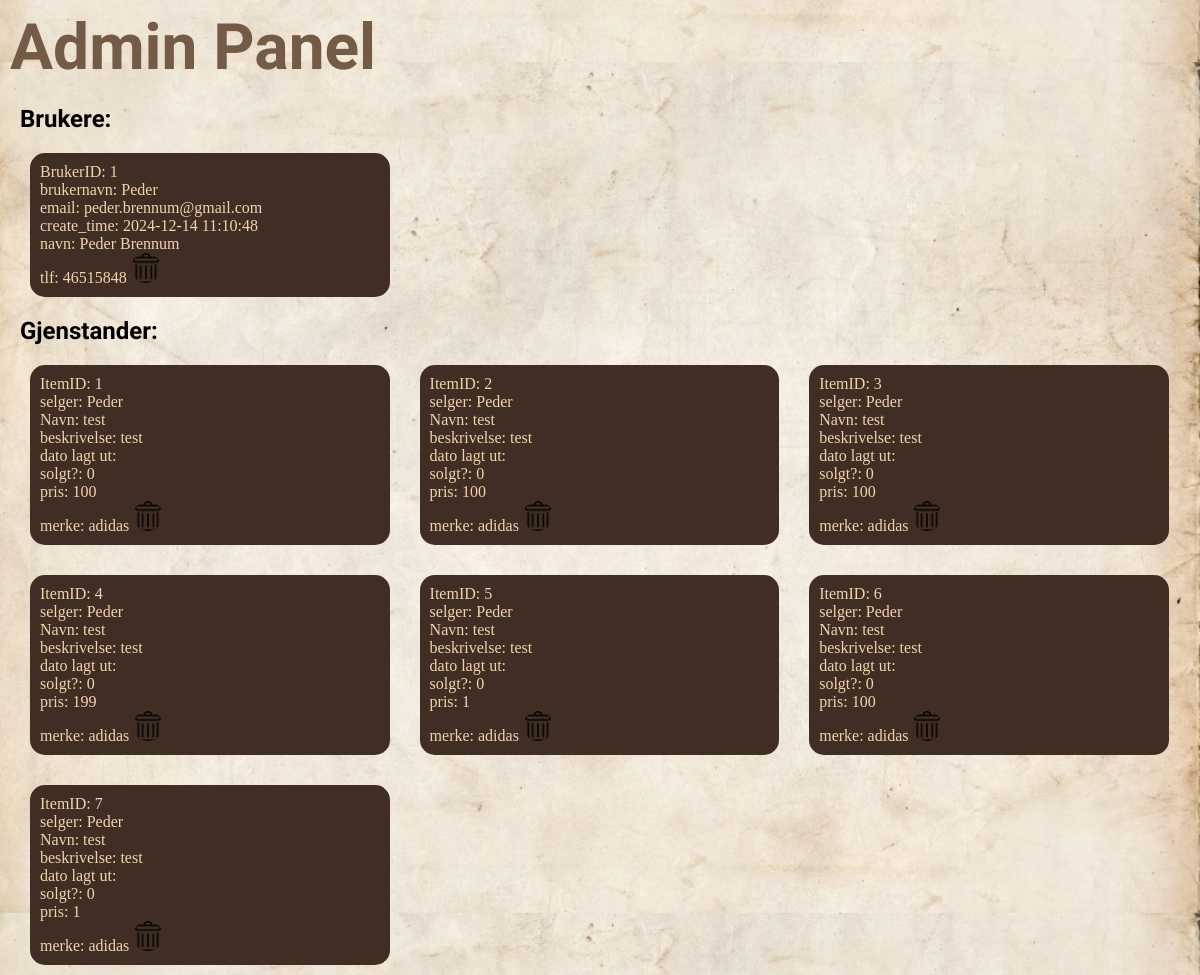
/pages/admin.php (signed in), run on an earlier commit of the app's database.
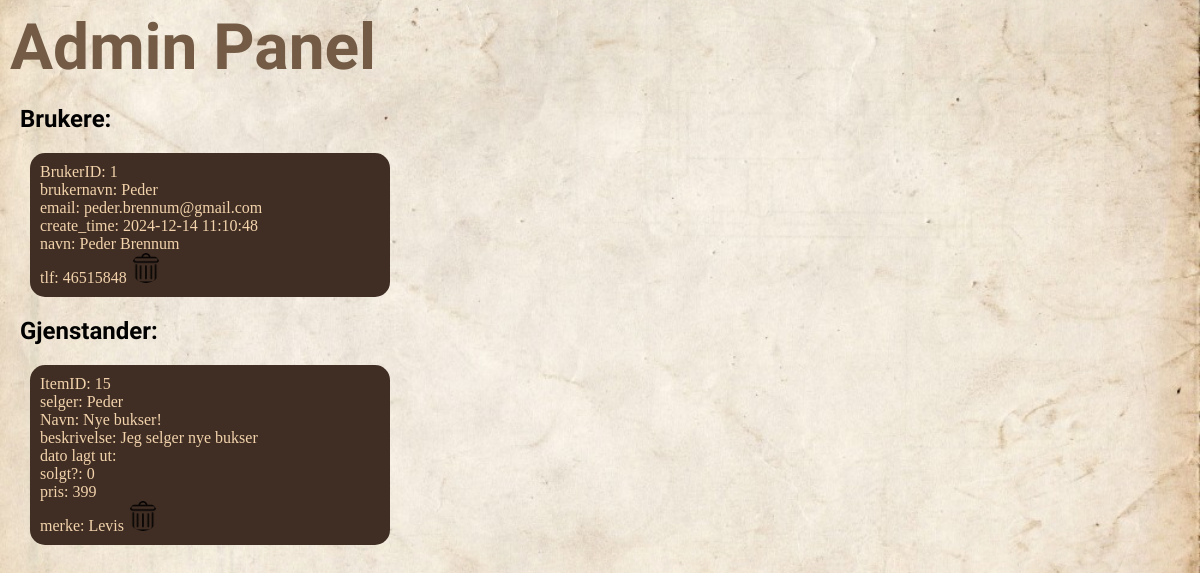
And on a later commit of the database.
### tables this page shows
CREATE TABLE bruker (
    brukerID INTEGER PRIMARY KEY AUTOINCREMENT,
    brukernavn VARCHAR(50) NOT NULL UNIQUE,
    email VARCHAR(100) NOT NULL,
    passord VARCHAR(255) NOT NULL,
    fornavn VARCHAR(50),
    etternavn VARCHAR(50),
    telefonnummer VARCHAR(20),
    create_time TIMESTAMP DEFAULT CURRENT_TIMESTAMP
);

CREATE TABLE item (
    itemID INTEGER PRIMARY KEY AUTOINCREMENT,
    navn_item VARCHAR(100) NOT NULL,
    beskrivelse TEXT,
    size VARCHAR(50),
    selgerID INTEGER,
    solgt BOOLEAN DEFAULT 0,
    pris DECIMAL(10, 2),
    merkeID INTEGER,
    FOREIGN KEY (selgerID) REFERENCES bruker(brukerID),
    FOREIGN KEY (merkeID) REFERENCES merke(merkeID)
);

CREATE TABLE merke (
    merkeID INTEGER PRIMARY KEY AUTOINCREMENT,
    merke_navn VARCHAR(100) NOT NULL,
    merke_info TEXT,
    merke_link VARCHAR(255)
);

### pages/admin.php (the view, shortened to what this page needs)
<?php
if($_SESSION["brukerID"]==1){
    $tilkobling = new SQLite3(__DIR__ . '/../resources/db/fleamrk.db');
    $sql = "SELECT * FROM bruker";
    $datasett = $tilkobling->query($sql);
    $sql2 = "SELECT item.*, merke_navn, brukernavn FROM item, bruker, merke WHERE item.selgerID=bruker.brukerID AND item.merkeID=merke.merkeID;";
    $datasett2 = $tilkobling->query($sql2);
} else {
    header("Location:main.php");
}
?>
<!DOCTYPE html>
<html>
<head>
    <link rel="stylesheet" type="text/css" media="screen" href="../styles/main_style.css" />
</head>
<body>
    <div class="margin">
        <h1>Admin Panel</h1>
    </div>
    <main>
        <article>
            <div id="list_users">
                <h2>Brukere:</h2>
                <?php while ($rad = $datasett->fetchArray(SQLITE3_ASSOC)) { ?>
                <p class="display">
                    BrukerID: <?php echo $rad["brukerID"]; ?>
                    <br>
                    brukernavn: <?php echo $rad["brukernavn"]; ?>
                    <br>
                    email: <?php echo $rad["email"]; ?>
                    <br>
                    create_time: <?php echo $rad["create_time"]; ?>
                    <br>
                    navn: <?php echo $rad["fornavn"] . ' ' .  $rad["etternavn"]; ?>
                    <br>
                    tlf: <?php echo $rad["telefonnummer"]; ?>
                    <a href="?slett_bruker=<?php echo $rad["brukerID"]; ?>">
                        <img src="../styles/website_pictures/delete.png" alt="slett" id="icon-small">
                    </a>
                </p>
                <?php } ?>
            </div>
        </article>
        <article>
            <div id="list_items">
                <h2>Gjenstander:</h2>
                <div class="flex-container">
                    <?php while ($rad = $datasett2->fetchArray(SQLITE3_ASSOC)) { ?>
                    <div class="display">
                        ItemID: <?php echo $rad["itemID"]; ?>
                        <br>
                        selger: <?php echo $rad["brukernavn"]; ?>
                        <br>
                        Navn: <?php echo $rad["navn_item"]; ?>
                        <br>
                        beskrivelse: <?php echo $rad["beskrivelse"]; ?>
                        <br>
                        dato lagt ut: <?php echo $rad["create_time"]; ?>
                        <br>
                        solgt?: <?php echo $rad["solgt"]; ?>
                        <br>
                        pris: <?php echo $rad["pris"]; ?>
                        <br>
                        merke: <?php echo $rad["merke_navn"]; ?>
                        <a href='../includes/slett_gjenstand.php?itemID=<?php echo $rad["itemID"];?>'>
                        <img src="../styles/website_pictures/delete.png" alt="slett" id="icon-small">
                        </a>
                    </div>
                    <?php } ?>
                </div>
            </div>
        </article>
    </main>
</body>
</html>

### styles/main_style.css (style rules this page uses)
* { box-sizing: border-box; margin: 0; padding: 0; transition: all 0.2s ease; }
body { background-image: url("website_pictures/a7b8dff78f8e331d7fd96a360c9f0e63.jpg.png"); background-color: #cccccc; background-size: 100%; background-position: center; background-repeat: repeat; background-size: stretch; height: 100%; }
.margin { margin: 10px; }
main { padding: 0px 20px; }
.display { width: 31%; margin: 10px 10px; padding: 10px; background-color: #402E24; color: #F2D3AC; border-radius: 15px; height: auto; min-width: 300px; }
.display a, .display p { text-decoration: none; background-color: #402E24; color: #F2D3AC; }
.display a img { object-fit: cover; height: 275px; border-radius: 15px; width: 100%; }
h1 { font-family: 'Great Vibes', cursive; color: #735B46; font-size: 4rem; }
h2 { font-size: 1.5rem; font-family: 'Shippori Mincho', serif; padding: 10px 0px; }
p { font-size: 1rem; color: #262626; }
.flex-container { display: flex; flex-wrap: wrap; gap: 10px; }

### pages/admin.php (style rules this page uses)
#icon-small { width: 30px; height: 30px; }

What changed in the data, as far as the page shows it:
removed item: itemID "1", selgerID.brukernavn "Peder", navn_item "test", beskrivelse "test", solgt "0", pris "100", merkeID.merke_navn "adidas"
removed item: itemID "2", selgerID.brukernavn "Peder", navn_item "test", beskrivelse "test", solgt "0", pris "100", merkeID.merke_navn "adidas"
removed item: itemID "3", selgerID.brukernavn "Peder", navn_item "test", beskrivelse "test", solgt "0", pris "100", merkeID.merke_navn "adidas"
removed item: itemID "4", selgerID.brukernavn "Peder", navn_item "test", beskrivelse "test", solgt "0", pris "199", merkeID.merke_navn "adidas"
removed item: itemID "5", selgerID.brukernavn "Peder", navn_item "test", beskrivelse "test", solgt "0", pris "1", merkeID.merke_navn "adidas"
removed item: itemID "6", selgerID.brukernavn "Peder", navn_item "test", beskrivelse "test", solgt "0", pris "100", merkeID.merke_navn "adidas"
removed item: itemID "7", selgerID.brukernavn "Peder", navn_item "test", beskrivelse "test", solgt "0", pris "1", merkeID.merke_navn "adidas"
added item: itemID "15", selgerID.brukernavn "Peder", navn_item "Nye bukser!", beskrivelse "Jeg selger nye bukser", solgt "0", pris "399", merkeID.merke_navn "Levis"
